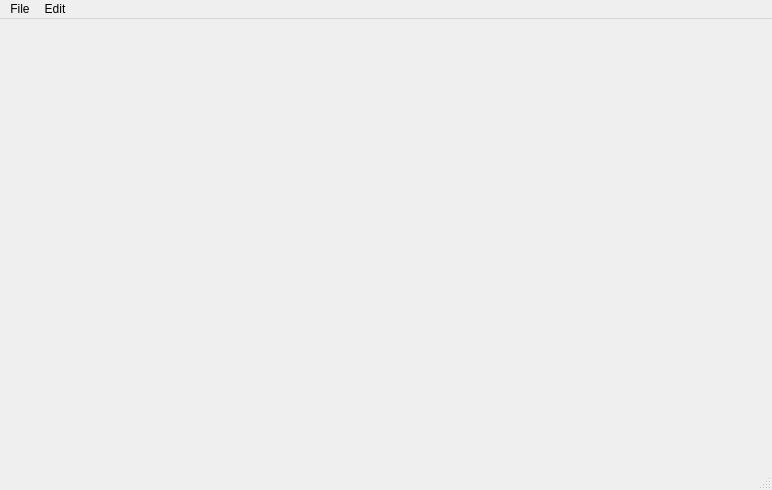
<?xml version="1.0" encoding="UTF-8"?>
<ui version="4.0">
 <class>globalgu</class>
 <widget class="QMainWindow" name="globalgu">
  <property name="geometry">
   <rect>
    <x>0</x>
    <y>0</y>
    <width>772</width>
    <height>490</height>
   </rect>
  </property>
  <property name="windowTitle">
   <string>MainWindow</string>
  </property>
  <widget class="QWidget" name="centralwidget">
   <layout class="QHBoxLayout" name="horizontalLayout">
    <item>
     <layout class="QVBoxLayout" name="verticalLayout"/>
    </item>
   </layout>
  </widget>
  <widget class="QMenuBar" name="menubar">
   <property name="geometry">
    <rect>
     <x>0</x>
     <y>0</y>
     <width>772</width>
     <height>21</height>
    </rect>
   </property>
   <widget class="QMenu" name="menuFile">
    <property name="title">
     <string>File</string>
    </property>
    <addaction name="actionOpen"/>
    <addaction name="actionExit"/>
   </widget>
   <widget class="QMenu" name="menuEdit">
    <property name="title">
     <string>Edit</string>
    </property>
    <addaction name="actionUndo"/>
    <addaction name="actionRedo"/>
   </widget>
   <addaction name="menuFile"/>
   <addaction name="menuEdit"/>
  </widget>
  <widget class="QStatusBar" name="statusbar"/>
  <action name="actionOpen">
   <property name="text">
    <string>Open</string>
   </property>
  </action>
  <action name="actionExit">
   <property name="text">
    <string>Exit</string>
   </property>
  </action>
  <action name="actionUndo">
   <property name="text">
    <string>Undo</string>
   </property>
  </action>
  <action name="actionRedo">
   <property name="text">
    <string>Redo</string>
   </property>
  </action>
 </widget>
 <resources/>
 <connections>
  <connection>
   <sender>actionExit</sender>
   <signal>triggered()</signal>
   <receiver>globalgu</receiver>
   <slot>close()</slot>
   <hints>
    <hint type="sourcelabel">
     <x>-1</x>
     <y>-1</y>
    </hint>
    <hint type="destinationlabel">
     <x>385</x>
     <y>244</y>
    </hint>
   </hints>
  </connection>
 </connections>
</ui>
